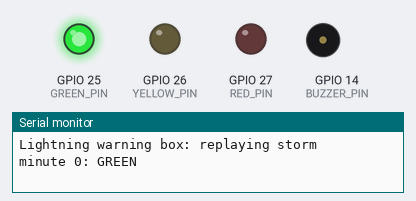
This sketch was run on a simulated ESP32. Shown: output pins drawn as LEDs (lit = HIGH), buzzer (waves = sounding, pin HIGH), the last lines printed to the serial monitor.

Above: at 0.1 s.
At 12.1 s:
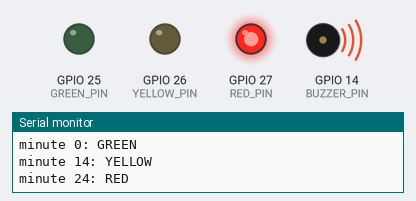
At 30.6 s:
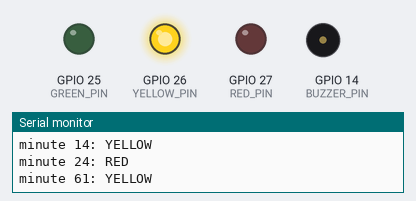
Timing chart, 0 to 38.5 s (numbered marks = the images above):
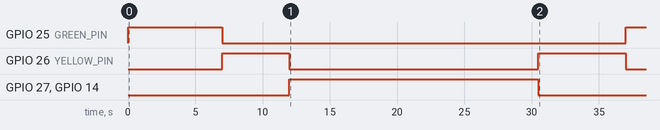

Measured:
- by itself, GPIO 25 (GREEN_PIN): LOW → HIGH at 0.00 s, → LOW 7.0 s later, → HIGH 30.0 s later
- by itself, GPIO 26 (YELLOW_PIN): LOW → HIGH at 7.0 s, → LOW 5.0 s later, → HIGH 18.5 s later, → LOW 6.5 s later
- by itself, GPIO 27 (RED_PIN), GPIO 14 (BUZZER_PIN): LOW → HIGH at 12.0 s, → LOW 18.5 s later

The sketch:

sketch.ino
```cpp
#include "storm_data.h"

const int GREEN_PIN = 25, YELLOW_PIN = 26, RED_PIN = 27, BUZZER_PIN = 14;

const float THREAT_KM = 16.0;
const float K = 12.0;
const int RED_HOLD_MIN = 10;
const int SIM_MINUTES = 150;
const int MS_PER_SIM_MINUTE = 500;

enum State { ST_GREEN, ST_YELLOW, ST_RED };
const char* STATE_NAMES[] = {"GREEN", "YELLOW", "RED"};

static double wt[N_STRIKES], wd[N_STRIKES];
static double kt[N_STRIKES], kd[N_STRIKES];

bool linfit(const double* x, const double* y, int n, double &slope, double &icpt) {
  double sx = 0, sy = 0, sxx = 0, sxy = 0;
  for (int i = 0; i < n; i++) {
    sx += x[i]; sy += y[i]; sxx += x[i] * x[i]; sxy += x[i] * y[i];
  }
  double den = n * sxx - sx * sx;
  if (fabs(den) < 1e-9) return false;
  slope = (n * sxy - sx * sy) / den;
  icpt = (sy - slope * sx) / n;
  return true;
}

double estimateEta(double now) {
  int n = 0;
  for (int i = 0; i < N_STRIKES; i++) {
    if (STRIKE_T[i] <= now && STRIKE_T[i] > now - 20) {
      wt[n] = STRIKE_T[i]; wd[n] = STRIKE_D[i]; n++;
    }
  }
  if (n < 6) return -1;

  double slope, icpt;
  if (!linfit(wt, wd, n, slope, icpt)) return -1;

  double sum = 0, sumsq = 0;
  for (int i = 0; i < n; i++) {
    double r = wd[i] - (slope * wt[i] + icpt);
    sum += r; sumsq += r * r;
  }
  double mean = sum / n;
  double sd = sqrt(sumsq / n - mean * mean);
  int m = 0;
  for (int i = 0; i < n; i++) {
    double r = wd[i] - (slope * wt[i] + icpt);
    if (fabs(r) < 2 * sd) { kt[m] = wt[i]; kd[m] = wd[i]; m++; }
  }
  if (m >= 4) linfit(kt, kd, m, slope, icpt);

  if (slope > -0.05) return -1;
  double current = slope * now + icpt;
  if (current <= 10) return 0;
  return (current - 10) / (-slope);
}


bool isReceding(double now) {
  double sumR = 0, sumE = 0;
  int nR = 0, nE = 0;
  for (int i = 0; i < N_STRIKES; i++) {
    double t = STRIKE_T[i];
    if (t > now) break;
    if (t > now - 10) { sumR += STRIKE_D[i]; nR++; }
    else if (t > now - 20) { sumE += STRIKE_D[i]; nE++; }
  }
  return nR >= 3 && nE >= 3 && (sumR / nR) > (sumE / nE) + 2;
}

double waitAdaptive(const double* closeT, int nClose) {
  if (nClose < 4) return 30.0;
  int m = nClose < 10 ? nClose : 10;
  double meanGap = (closeT[nClose - 1] - closeT[nClose - m]) / (m - 1);
  double w = K * meanGap;
  if (w < 5) w = 5;
  if (w > 30) w = 30;
  return w;
}

State alertState(double now) {
  int nSeen = 0, nRecentClose = 0;
  bool anyRecent30 = false;
  for (int i = 0; i < N_STRIKES; i++) {
    double t = STRIKE_T[i], d = STRIKE_D[i];
    if (t > now) break;
    nSeen++;
    if (t > now - 5 && d <= 10) nRecentClose++;
    if (t > now - 10 && d <= 30) anyRecent30 = true;
  }
  if (nSeen == 0) return ST_GREEN;

  if (nRecentClose >= 2) return ST_RED;

  double eta = estimateEta(now);
  if (eta >= 0 && eta <= 10 && !isReceding(now)) return ST_RED;

  int nClose = 0;
  for (int i = 0; i < N_STRIKES; i++) {
    if (STRIKE_T[i] > now) break;
    if (STRIKE_D[i] <= THREAT_KM) { wt[nClose] = STRIKE_T[i]; nClose++; }
  }

  if (nClose > 0) {
    if (now < wt[nClose - 1] + waitAdaptive(wt, nClose)) return ST_YELLOW;
  } else {
    if (anyRecent30) return ST_YELLOW;
  }
  return ST_GREEN;
}

void showState(State s) {
  digitalWrite(GREEN_PIN, s == ST_GREEN);
  digitalWrite(YELLOW_PIN, s == ST_YELLOW);
  digitalWrite(RED_PIN, s == ST_RED);
  digitalWrite(BUZZER_PIN, s == ST_RED);
}
int minuteNow = 0;
int prevState = -1;
int redStart = 0;

void setup() {
  Serial.begin(115200);
  pinMode(GREEN_PIN, OUTPUT);
  pinMode(YELLOW_PIN, OUTPUT);
  pinMode(RED_PIN, OUTPUT);
  pinMode(BUZZER_PIN, OUTPUT);
  Serial.println("Lightning warning box: replaying storm");
}

void loop() {
  State s = alertState(minuteNow);

  if (prevState == ST_RED && s != ST_RED && minuteNow - redStart < RED_HOLD_MIN) {
    s = ST_RED;
  }
  if (s == ST_RED && prevState != ST_RED) redStart = minuteNow;

  if ((int)s != prevState) {
    Serial.print("minute ");
    Serial.print(minuteNow);
    Serial.print(": ");
    Serial.println(STATE_NAMES[s]);
    showState(s);
  }
  prevState = s;

  minuteNow++;
  if (minuteNow >= SIM_MINUTES) {
    Serial.println("--- replay finished, restarting ---");
    delay(3000);
    minuteNow = 0;
    prevState = -1;
  }
  delay(MS_PER_SIM_MINUTE);
}
```

Source omitted: storm_data.h (data table, 3390 bytes)
